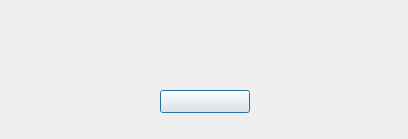
<?xml version="1.0" encoding="UTF-8"?>
<ui version="4.0">
 <class>ModalDialog</class>
 <widget class="QDialog" name="ModalDialog">
  <property name="geometry">
   <rect>
    <x>0</x>
    <y>0</y>
    <width>408</width>
    <height>139</height>
   </rect>
  </property>
  <property name="windowTitle">
   <string>Dialog</string>
  </property>
  <widget class="QPushButton" name="confirmBtn">
   <property name="geometry">
    <rect>
     <x>160</x>
     <y>90</y>
     <width>90</width>
     <height>23</height>
    </rect>
   </property>
   <property name="text">
    <string/>
   </property>
  </widget>
  <widget class="QLabel" name="content">
   <property name="geometry">
    <rect>
     <x>20</x>
     <y>20</y>
     <width>370</width>
     <height>50</height>
    </rect>
   </property>
   <property name="font">
    <font>
     <pointsize>10</pointsize>
    </font>
   </property>
   <property name="text">
    <string/>
   </property>
   <property name="alignment">
    <set>Qt::AlignCenter</set>
   </property>
  </widget>
 </widget>
 <resources/>
 <connections/>
</ui>
